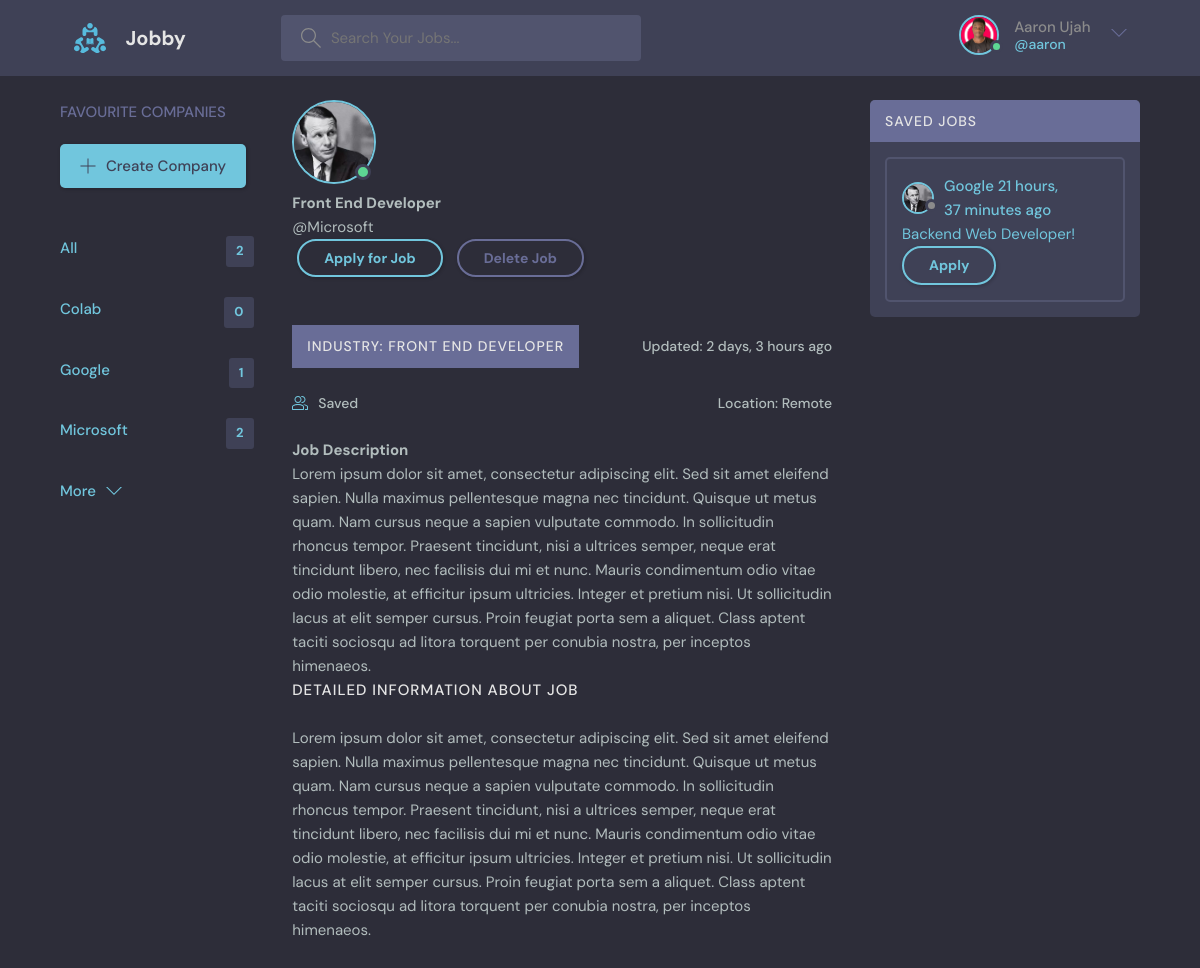
The app's page /job/1 (signed in) with its own data.
### myjob/models.py (models this page shows, shortened)
class User(AbstractUser):
    name = models.CharField(max_length = 200, null=True, blank=True)
    email = models.EmailField(unique=True, null=True)
    username = models.CharField(max_length = 200, unique=True, null=True)
    bio = models.TextField(null=True, blank=True)
    interest_one = models.CharField(max_length=200, null=True, blank=True)
    interest_two = models.CharField(max_length=200, null=True, blank=True)
    interest_three = models.CharField(max_length=200, null=True, blank=True)
    avatar = models.ImageField(null=True, default="avatar.svg", blank=True)
    USERNAME_FIELD = 'username'
    REQUIRED_FIELDS = []

class Company(models.Model):
    user = models.ForeignKey(User, on_delete=models.CASCADE, null=True)
    name = models.CharField(max_length=200)
    website = models.URLField(max_length=200)
    logo = models.ImageField(null=True, default="avatar.svg", blank=True)
    updated = models.DateTimeField(auto_now=True)
    created = models.DateTimeField(auto_now_add=True)
    class Meta:
        ordering = ['-updated', '-created']

class Job(models.Model):
    client = models.ForeignKey(User, on_delete=models.CASCADE)
    industry = models.CharField(max_length=200, null=True)
    company = models.ForeignKey(Company, on_delete=models.CASCADE)
    name = models.CharField(max_length=200)
    description = models.TextField(null=True, blank=True)
    information = models.TextField()
    location = models.CharField(max_length=200)
    link = models.URLField(max_length=200, null=True)
    saved = models.BooleanField(default=False)
    updated = models.DateTimeField(auto_now=True)
    created = models.DateTimeField(auto_now_add=True)
    deleted = models.BooleanField(default=False)
    class Meta:
        ordering = ['-updated', '-created']

### myjob/views.py (the view)
# urls.py: path('job/<str:pk>', views.job, name='job'),
@login_required(login_url='login')
def job(request, pk):
    user = User.objects.get(id=request.user.id)
    job = Job.objects.get(id=pk)
    jobs = Job.objects.filter(client=user)
    saves = Job.objects.filter(saved=True, client=user)
    companies = Company.objects.filter(user=user)
    context = {'job': job, 'jobs': jobs, 'saves': saves, 'companies': companies }
    return render(request, 'myjob/job.html', context)

### myjob/templates/myjob/job.html (shortened to what this page needs)
{% extends 'main.html' %}
{% block content %}
  <main class="profile-page layout layout--3">
    <div class="container">
      {% include 'myjob/companies_component.html' %}
      <div class="roomList">
        <div class="profile">
          <div class="profile__avatar">
            <div class="avatar avatar--large active">
              <img src="{{job.company.logo.url}}" />
            </div>
          </div>
          <div class="profile__info">
            <h3>{{job.name}}</h3>
            <p>@{{job.company.name}}</p>
            {% if request.user == job.client  %}
                <a href="{{job.link}}" class="btn btn--main btn--pill" style="margin-left: 5px; margin-right: 5px;">Apply for Job</a>
                <a href="{% url 'delete-job' job.id %}" class="btn btn--main btn--pill" style="color:#696d97; border-top-color:#696d97; border-right-color:#696d97;
                border-bottom-color:#696d97; border-left-color:#696d97; margin-left: 5px; margin-right: 5px;">
                  Delete Job
                </a>
            {% endif %}
          </div>
          <br>
          <br>
          <div class="roomListRoom__header">
            <a href="{% url 'home' %}?q={{job.industry}}" class="roomListRoom__author">
                <span class="activities__header"><h2>Industry: {{job.industry}}</h2></span>
            </a>
            <div class="roomListRoom__actions">
                <span >Updated: {{job.updated|timesince}} ago</span>
            </div>
          </div>
          <br>
          <div class="roomListRoom__header">
            <a href="" data-job= {{job.id}} data-action='add' class="roomListRoom__joined saved-update">
               Saved
            </a>
            <div class="roomListRoom__actions">
                <span>Location: {{job.location}}</span>
            </div>
          </div>
          <br>
          <div class="profile__about">
            <h3>Job Description</h3>
            <p>
              {{job.description}}
            </p>
          </div>
        </div>
        <div class="roomList__header">
          <div>
            <h2>Detailed Information About Job</h2>
          </div>
        </div>
        {{job.information|safe}}
      </div>
      {% include 'myjob/saved_component.html' %}
    </div>
  </main>
{% endblock content %}

### templates/navbar.html (shortened to what this page needs)
{% load static %}
<header class="header header--loggedIn">
    <div class="container">
      <a href="{% url 'home' %}" class="header__logo">
        <img src="{% static 'images/logo.svg' %}" />
        <h1>Jobby</h1>
      </a>
      <form class="header__search" method="GET" action="{% url 'home' %}">
        <label>
          <input name="q" placeholder="Search Your Jobs..." />
        </label>
      </form>
      <nav class="header__menu">
        {% if request.user.is_authenticated %}
        <div class="header__user">
            <a href="{% url 'user-profile' %}">
                <div class="avatar avatar--medium active">
                <img src="{{request.user.avatar.url}}" />
                </div>
                <p>{{request.user.name}} <span>@{{request.user.username}}</span></p>
            </a>
          <button class="dropdown-button">
            <svg version="1.1" xmlns="http://www.w3.org/2000/svg" width="32" height="32" viewBox="0 0 32 32">
              <title>chevron-down</title>
              <path d="M16 21l-13-13h-3l16 16 16-16h-3l-13 13z"></path>
            </svg>
          </button>
        </div>
        {% else %}
        <a href="{% url 'login' %}">
          <img src="{% static 'images/avatar.svg' %}" />
          <p>Login</p>
        </a>
        {% endif %}
      </nav>
    </div>
</header>

### myjob/templates/myjob/companies_component.html
<div class="topics">
    <div class="topics__header">
    <h2>Favourite Companies</h2>
    </div>
    <a class="btn btn--main" href="{% url 'create-company' %}">
        <svg version="1.1" xmlns="http://www.w3.org/2000/svg" width="32" height="32" viewBox="0 0 32 32">
        <title>add</title>
        <path
            d="M16.943 0.943h-1.885v14.115h-14.115v1.885h14.115v14.115h1.885v-14.115h14.115v-1.885h-14.115v-14.115z"
        ></path>
        </svg>
        Create Company
    </a>
    <br>
    <br>
    <br>
    {% if companies.count != 0 %}
        <ul class="topics__list">
            <li>
                <a href="{% url 'home' %}" class="active">All <span>{{jobs.count}}</span></a>
            </li>
            {% for company in companies %}
                <li>
                    <a href="{% url 'home' %}?q={{company.name}}" class="active">{{company.name}}<span>{{company.job_set.all.count}}</span></a>
                </li>
            {% endfor %}
        </ul>
        <a class="btn btn--link" href="{% url 'companies' %}">
        More
        <svg version="1.1" xmlns="http://www.w3.org/2000/svg" width="32" height="32" viewBox="0 0 32 32">
            <title>chevron-down</title>
            <path d="M16 21l-13-13h-3l16 16 16-16h-3l-13 13z"></path>
        </svg>
        </a>
    {% else %}
        <h3 style="margin:10px ;">You have not added any company. Add a company to see it here</h3>
    {% endif %}
</div>

### myjob/templates/myjob/saved_component.html (shortened to what this page needs)
<div class="activities">
    <div class="activities__header">
    <h2>Saved Jobs</h2>
    </div>
    {% if saves.count != 0 %}
        {% for save in saves %}
        <div class="activities__box">
            <div class="activities__boxHeader roomListRoom__header">
                <a href="{% url 'home' %}?q={{job.company.name}}" class="roomListRoom__author">
                <div class="avatar avatar--small">
                    <img src="{{save.company.logo.url}}" />
                </div>
                <p>
                    {{save.company.name}}
                    <span>{{save.updated|timesince}} ago</span>
                </p>
                </a>
            </div>
            <div class="activities__boxContent">
                <a href="{% url 'job' save.id %}">{{save.name}}!</a>
                <a href="{{save.link}}" class="btn btn--main btn--pill">Apply</a>
            </div>
        </div>
        {% endfor %}
    {% else %}
        <div class="activities__header">
            <h3 style="margin:10px ;">You have not Saved any Job. Save a Job to see it here</h3>
        </div>
    {% endif %}
</div>

### records on screen
User: user.avatar (picture), user.name "Aaron Ujah", user.username "aaron"
Company: name "Colab", job_set.all.count "0"
Company: name "Google", job_set.all.count "1"
Company: name "Microsoft", job_set.all.count "2"
Job: company.logo (picture), name "Front End Developer", company.name "Microsoft", industry "FRONT END DEVELOPER", updated "2 days, 3 hours", location "Remote", description "Lorem ipsum dolor sit amet, consectetur adipiscing elit. Sed sit amet eleifend sapien. Nulla maximus pellentesque magna nec tincidunt. Quisque ut metus quam. Nam cursus neque a sapien vulputate commodo. In sollicitudin rhoncus tempor. Praesent tincidunt, nisi a ultrices semper, neque erat tincidunt libero, nec facilisis dui mi et nunc. Mauris condimentum odio vitae odio molestie, at efficitur ipsum ultricies. Integer et pretium nisi. Ut sollicitudin lacus at elit semper cursus. Proin feugiat porta sem a aliquet. Class aptent taciti sociosqu ad litora torquent per conubia nostra, per inceptos himenaeos.", information "Lorem ipsum dolor sit amet, consectetur adipiscing elit. Sed sit amet eleifend sapien. Nulla maximus pellentesque magna nec tincidunt. Quisque ut metus quam. Nam cursus neque a sapien vulputate commodo. In sollicitudin rhoncus tempor. Praesent tincidunt, nisi a ultrices semper, neque erat tincidunt libero, nec facilisis dui mi et nunc. Mauris condimentum odio vitae odio molestie, at efficitur ipsum ultricies. Integer et pretium nisi. Ut sollicitudin lacus at elit semper cursus. Proin feugiat porta sem a aliquet. Class aptent taciti sociosqu ad litora torquent per conubia nostra, per inceptos himenaeos."
Job: company.logo (picture), company.name "Google", updated "21 hours, 37 minutes", name "Backend Web Developer"

### other values on screen
{{ jobs.count }} "2"
